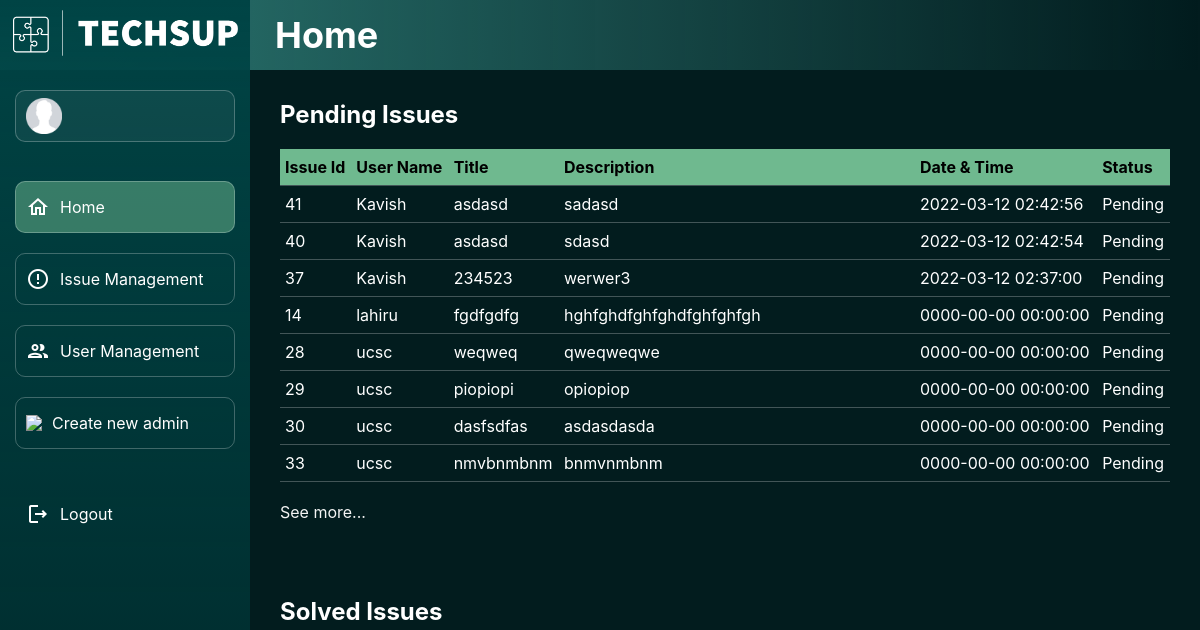
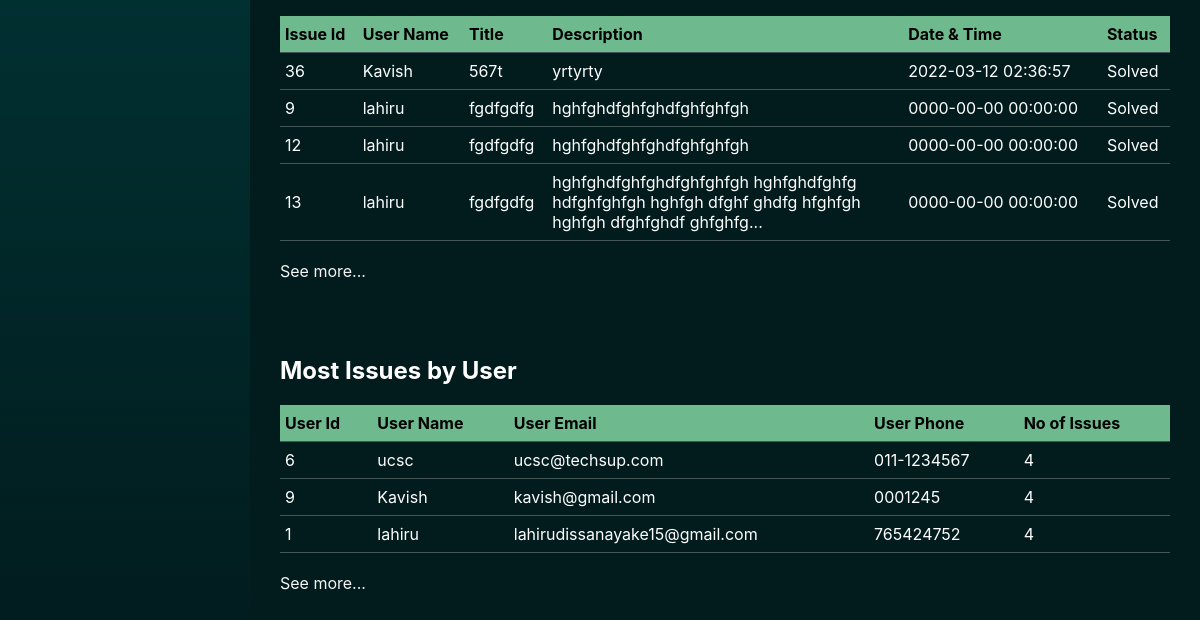
/admin/main/dashboard.php, run on an earlier commit of the app's database (2 pictures, top to bottom).
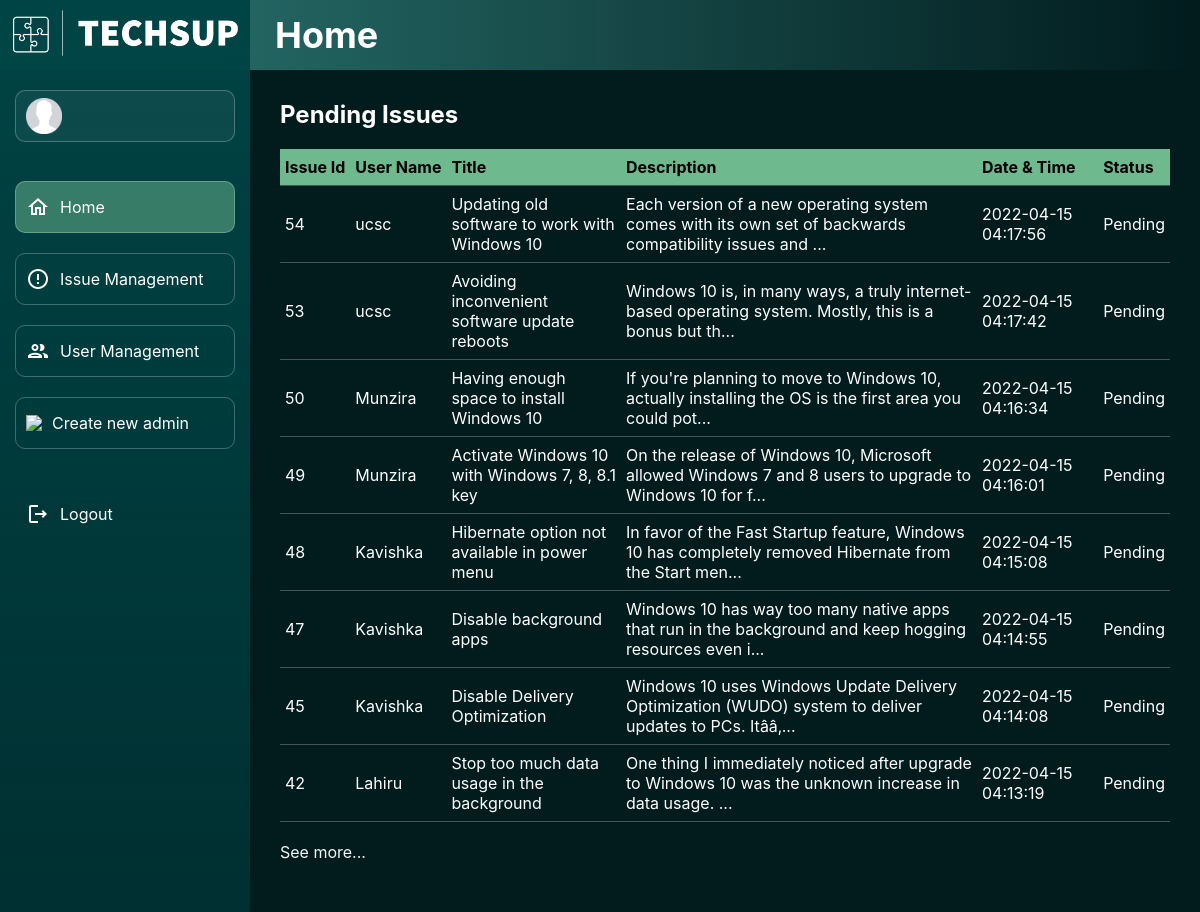
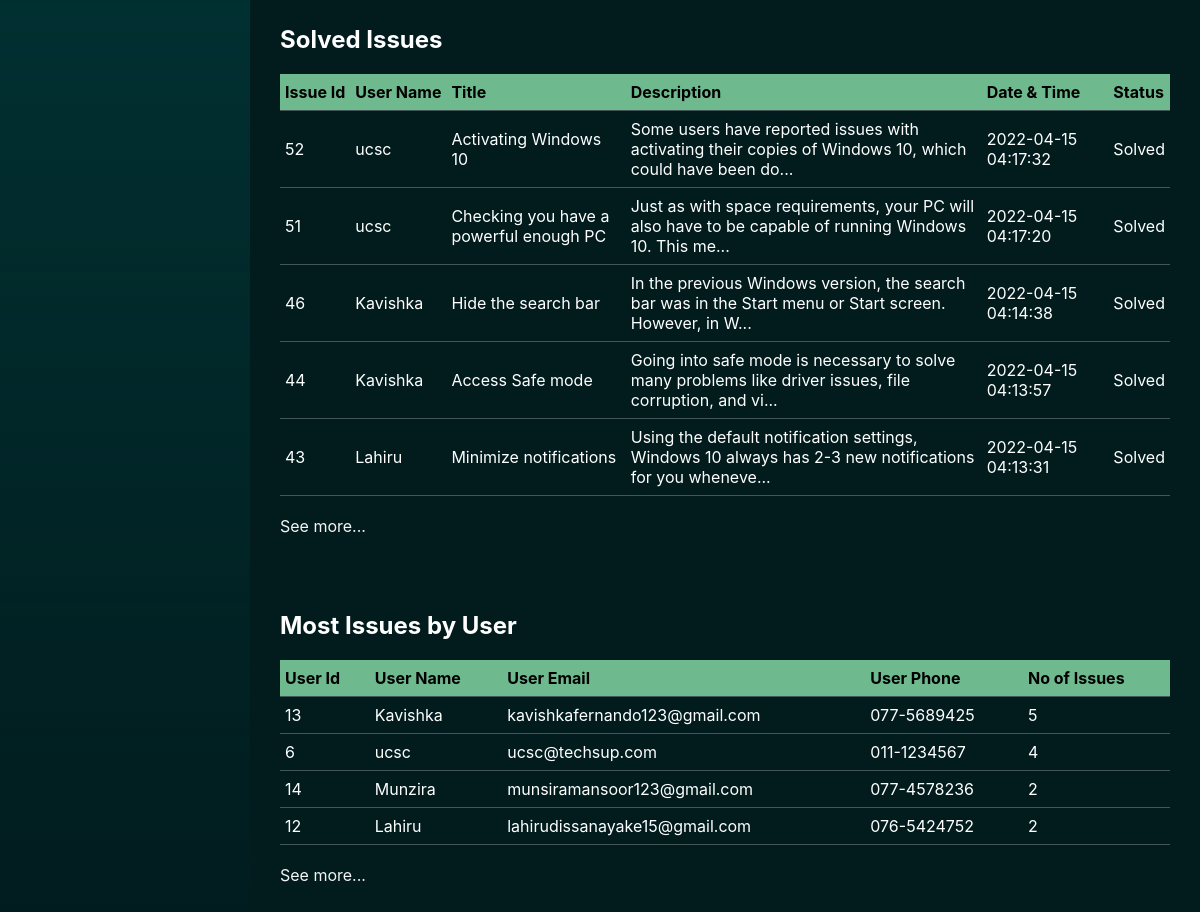
And on a later commit of the database (2 pictures, top to bottom).
### tables this page shows
CREATE TABLE IF NOT EXISTS `issue` (
  `issueId` int(5) NOT NULL AUTO_INCREMENT,
  `userId` int(5) DEFAULT NULL,
  `title` varchar(50) DEFAULT NULL,
  `description` varchar(500) DEFAULT NULL,
  `status` tinyint(1) DEFAULT NULL,
  `timestamp` timestamp NOT NULL,
  PRIMARY KEY (`issueId`),
  KEY `userId` (`userId`)
);

CREATE TABLE IF NOT EXISTS `user` (
  `userId` int(5) NOT NULL AUTO_INCREMENT,
  `userName` varchar(20) NOT NULL,
  `userEmail` varchar(50) NOT NULL,
  `userPhone` varchar(20) NOT NULL,
  `userPwd` varchar(100) NOT NULL,
  PRIMARY KEY (`userId`),
  UNIQUE KEY `userName` (`userName`),
  UNIQUE KEY `userEmail` (`userEmail`)
);

### includes/functions.inc.php (called while the page is built, shortened)
<?php
function adminPendingIssues($conn)
{
    $sql = "SELECT issueId, userName, title, description, timestamp, IF(status, 'Solved', 'Pending') status FROM issue, user WHERE issue.userId = user.userId AND status=false ORDER BY timestamp DESC LIMIT 10;";
    $result = mysqli_query($conn, $sql);
    if (mysqli_num_rows($result) > 0) {
        return $result;
        exit();
    } else {
        echo "<p class=\"success2\">There are no issues available!</p>";
        exit();
    }
}
function adminSolvedIssues($conn)
{
    $sql = "SELECT issueId, userName, title, description, timestamp, IF(status, 'Solved', 'Pending') status FROM issue, user WHERE issue.userId = user.userId AND status=true ORDER BY timestamp DESC LIMIT 10;";
    $result = mysqli_query($conn, $sql);
    if (mysqli_num_rows($result) > 0) {
        return $result;
        exit();
    } else {
        echo "<p class=\"success2\">There are no issues available!</p>";
        exit();
    }
}
function adminMostIssues($conn)
{
    $sql = "SELECT user.userId, userName, userEmail, userPhone, COUNT(issueId) FROM user, issue WHERE user.userId = issue.userId GROUP BY issue.userId ORDER BY COUNT(issueId) DESC LIMIT 10";
    $result = mysqli_query($conn, $sql);
    if (mysqli_num_rows($result) > 0) {
        return $result;
        exit();
    } else {
        echo "<p class=\"success2\">There are no users available!</p>";
        exit();
    }
}

### admin/main/dashboard.php (the view, shortened to what this page needs)
<?php
require_once('../../includes/dbh.inc.php');
require_once('../../includes/functions.inc.php');
?>
<!DOCTYPE html>
<html lang="en">
<head>
</head>
<body>
    <nav class="nav-h-back"></nav>
    <nav class="nav-h">
        <div class="heading">
            <h1>Home</h1>
        </div>
    </nav>
    <nav class="nav-v">
        <div class="logo">
            <a href="#">
                <img src="../../assets/techsup-logo-white.png" width="225px">
            </a>
        </div>
        <div class="menu">
            <div class="item profile">
                <img src="../../assets/profile.png" width="36px">
            </div>
            <div>
                <a href="#" class="disabled">
                    <div class="item click active">
                        <img src="../../assets/home-outline-white-24dp.png">
                        <span>Home</span>
                    </div>
                </a>
                <br>
                <a href="../issues/viewIssue.php">
                    <div class="item click">
                        <img src="../../assets/issue-outline-white-24dp.png">
                        <span>Issue Management</span>
                    </div>
                </a>
                <br>
                <a href="../users/viewUser.php">
                    <div class="item click">
                        <img src="../../assets/users-outline-white-24dp.png">
                        <span>User Management</span>
                    </div>
                </a>
                <br>
                <a href="register.php">
                    <div class="item click">
                        <img src="../../assets/addAdmin-outline-white-24dp">
                        <span>Create new admin</span>
                    </div>
                </a>
            </div>
            <a href="../../includes/adminLogout.inc.php">
                <div class="item logout">
                    <img src="../../assets/logout-outline-white-24dp.png">
                    <span>Logout</span>
                </div>
            </a>
        </div>
    </nav>
    <div class="body">
        <div class="adminPendingIssues">
            <h2>Pending Issues</h2>
            <table>
                <thead>
                    <tr>
                        <th class="thLeft">Issue Id</th>
                        <th class="thLeft">User Name</th>
                        <th class="thLeft">Title</th>
                        <th class="thLeft descr">Description</th>
                        <th class="thLeft">Date & Time</th>
                        <th class="thLeft">Status</th>
                    </tr>
                </thead>
                <tbody>
                    <?php
                    $result = adminPendingIssues($conn);
                    if ($result) {
                        while ($row = mysqli_fetch_assoc($result)) { ?>
                            <tr>
                                <td><?php echo $row['issueId']; ?></td>
                                <td><?php echo $row['userName']; ?></td>
                                <td><?php echo $row['title']; ?></td>
                                <td><?php if (strlen($row['description']) > 100) {
                                        echo substr($row['description'], 0, 100) . "...";
                                    } else {
                                        echo $row['description'];
                                    } ?></td>
                                <td><?php echo $row['timestamp']; ?></td>
                                <td><?php echo $row['status']; ?></td>
                            </tr>
                    <?php
                        }
                    }
                    ?>
                </tbody>
            </table>
            <br>
            <div class="seeMore">
                <a href="../issues/viewIssue.php">See more...</a>
            </div>
        </div>
        <div class="adminSolvedIssues topMargin">
            <h2>Solved Issues</h2>
            <table>
                <thead>
                    <tr>
                        <th class="thLeft">Issue Id</th>
                        <th class="thLeft">User Name</th>
                        <th class="thLeft">Title</th>
                        <th class="thLeft descr">Description</th>
                        <th class="thLeft">Date & Time</th>
                        <th class="thLeft">Status</th>
                    </tr>
                </thead>
                <tbody>
                    <?php
                    $result = adminSolvedIssues($conn);
                    if ($result) {
                        while ($row = mysqli_fetch_assoc($result)) { ?>
                            <tr>
                                <td><?php echo $row['issueId']; ?></td>
                                <td><?php echo $row['userName']; ?></td>
                                <td><?php echo $row['title']; ?></td>
                                <td><?php if (strlen($row['description']) > 100) {
                                        echo substr($row['description'], 0, 100) . "...";
                                    } else {
                                        echo $row['description'];
                                    } ?></td>
                                <td><?php echo $row['timestamp']; ?></td>
                                <td><?php echo $row['status']; ?></td>
                            </tr>
                    <?php
                        }
                    }
                    ?>
                </tbody>
            </table>
            <br>
            <div class="seeMore">
                <a href="../issues/viewIssue.php">See more...</a>
            </div>
        </div>
        <div class="mostIssues topMargin">
            <h2>Most Issues by User</h2>
            <table>
                <thead>
                    <tr>
                        <th class="thLeft">User Id</th>
                        <th class="thLeft">User Name</th>
                        <th class="thLeft">User Email</th>
                        <th class="thLeft">User Phone</th>
                        <th class="thLeft">No of Issues</th>
                    </tr>
                </thead>
                <tbody>
                    <?php
                    $result = adminMostIssues($conn);
                    if ($result) {
                        while ($row = mysqli_fetch_assoc($result)) { ?>
                            <tr>
                                <td><?php echo $row['userId']; ?></td>
                                <td><?php echo $row['userName']; ?></td>
                                <td><?php echo $row['userEmail']; ?></td>
                                <td><?php echo $row['userPhone']; ?></td>
                                <td><?php echo $row['COUNT(issueId)']; ?></td>
                            </tr>
                    <?php
                        }
                    }
                    ?>
                </tbody>
            </table>
            <br>
            <div class="seeMore">
                <a href="../users/viewUser.php">See more...</a>
            </div>
        </div>
    </div>
</body>
</html>

What changed in the data, as far as the page shows it:
removed issue: issueId "41", userId.userName "Kavish", title "asdasd", description "sadasd", timestamp "2022-03-12 02:42:56", status "Pending", shown under "Pending Issues"
removed issue: issueId "40", userId.userName "Kavish", title "asdasd", description "sdasd", timestamp "2022-03-12 02:42:54", status "Pending", shown under "Pending Issues"
removed issue: issueId "37", userId.userName "Kavish", title "234523", description "werwer3", timestamp "2022-03-12 02:37:00", status "Pending", shown under "Pending Issues"
removed issue: issueId "14", userId.userName "lahiru", title "fgdfgdfg", description "hghfghdfghfghdfghfghfgh", timestamp "0000-00-00 00:00:00", status "Pending", shown under "Pending Issues"
removed issue: issueId "28", userId.userName "ucsc", title "weqweq", description "qweqweqwe", timestamp "0000-00-00 00:00:00", status "Pending", shown under "Pending Issues"
removed issue: issueId "29", userId.userName "ucsc", title "piopiopi", description "opiopiop", timestamp "0000-00-00 00:00:00", status "Pending", shown under "Pending Issues"
removed issue: issueId "30", userId.userName "ucsc", title "dasfsdfas", description "asdasdasda", timestamp "0000-00-00 00:00:00", status "Pending", shown under "Pending Issues"
removed issue: issueId "33", userId.userName "ucsc", title "nmvbnmbnm", description "bnmvnmbnm", timestamp "0000-00-00 00:00:00", status "Pending", shown under "Pending Issues"
removed issue: issueId "36", userId.userName "Kavish", title "567t", description "yrtyrty", timestamp "2022-03-12 02:36:57", status "Solved", shown under "Solved Issues"
removed issue: issueId "9", userId.userName "lahiru", title "fgdfgdfg", description "hghfghdfghfghdfghfghfgh", timestamp "0000-00-00 00:00:00", status "Solved", shown under "Solved Issues"
removed issue: issueId "12", userId.userName "lahiru", title "fgdfgdfg", description "hghfghdfghfghdfghfghfgh", timestamp "0000-00-00 00:00:00", status "Solved", shown under "Solved Issues"
removed issue: issueId "13", userId.userName "lahiru", title "fgdfgdfg", description "hghfghdfghfghdfghfghfgh hghfghdfghfg hdfghfghfgh hghfgh dfghf ghdfg hfghfgh hghfgh dfghfghdf ghfghfg", timestamp "0000-00-00 00:00:00", status "Solved", shown under "Solved Issues"
removed user: userId "9", userName "Kavish", userEmail "kavish@gmail.com", userPhone "0001245", COUNT "4"
removed user: userId "1", userName "lahiru", userEmail "lahirudissanayake15@gmail.com", userPhone "765424752", COUNT "4"
added issue: issueId "54", userId.userName "ucsc", title "Updating old software to work with Windows 10", description "Each version of a new operating system comes with its own set of backwards compatibility issues and", timestamp "2022-04-15 04:17:56", status "Pending", shown under "Pending Issues"
added issue: issueId "53", userId.userName "ucsc", title "Avoiding inconvenient software update reboots", description "Windows 10 is, in many ways, a truly internet-based operating system. Mostly, this is a bonus but th", timestamp "2022-04-15 04:17:42", status "Pending", shown under "Pending Issues"
added issue: issueId "50", userId.userName "Munzira", title "Having enough space to install Windows 10", description "If you're planning to move to Windows 10, actually installing the OS is the first area you could pot", timestamp "2022-04-15 04:16:34", status "Pending", shown under "Pending Issues"
added issue: issueId "49", userId.userName "Munzira", title "Activate Windows 10 with Windows 7, 8, 8.1 key", description "On the release of Windows 10, Microsoft allowed Windows 7 and 8 users to upgrade to Windows 10 for f", timestamp "2022-04-15 04:16:01", status "Pending", shown under "Pending Issues"
added issue: issueId "48", userId.userName "Kavishka", title "Hibernate option not available in power menu", description "In favor of the Fast Startup feature, Windows 10 has completely removed Hibernate from the Start men", timestamp "2022-04-15 04:15:08", status "Pending", shown under "Pending Issues"
added issue: issueId "47", userId.userName "Kavishka", title "Disable background apps", description "Windows 10 has way too many native apps that run in the background and keep hogging resources even i", timestamp "2022-04-15 04:14:55", status "Pending", shown under "Pending Issues"
added issue: issueId "45", userId.userName "Kavishka", title "Disable Delivery Optimization", description "Windows 10 uses Windows Update Delivery Optimization (WUDO) system to deliver updates to PCs. Itââ‚", timestamp "2022-04-15 04:14:08", status "Pending", shown under "Pending Issues"
added issue: issueId "42", userId.userName "Lahiru", title "Stop too much data usage in the background", description "One thing I immediately noticed after upgrade to Windows 10 was the unknown increase in data usage.", timestamp "2022-04-15 04:13:19", status "Pending", shown under "Pending Issues"
added issue: issueId "52", userId.userName "ucsc", title "Activating Windows 10", description "Some users have reported issues with activating their copies of Windows 10, which could have been do", timestamp "2022-04-15 04:17:32", status "Solved", shown under "Solved Issues"
added issue: issueId "51", userId.userName "ucsc", title "Checking you have a powerful enough PC", description "Just as with space requirements, your PC will also have to be capable of running Windows 10. This me", timestamp "2022-04-15 04:17:20", status "Solved", shown under "Solved Issues"
added issue: issueId "46", userId.userName "Kavishka", title "Hide the search bar", description "In the previous Windows version, the search bar was in the Start menu or Start screen. However, in W", timestamp "2022-04-15 04:14:38", status "Solved", shown under "Solved Issues"
added issue: issueId "44", userId.userName "Kavishka", title "Access Safe mode", description "Going into safe mode is necessary to solve many problems like driver issues, file corruption, and vi", timestamp "2022-04-15 04:13:57", status "Solved", shown under "Solved Issues"
added issue: issueId "43", userId.userName "Lahiru", title "Minimize notifications", description "Using the default notification settings, Windows 10 always has 2-3 new notifications for you wheneve", timestamp "2022-04-15 04:13:31", status "Solved", shown under "Solved Issues"
added user: userId "13", userName "Kavishka", userEmail "kavishkafernando123@gmail.com", userPhone "077-5689425", COUNT "5"
added user: userId "14", userName "Munzira", userEmail "munsiramansoor123@gmail.com", userPhone "077-4578236", COUNT "2"
added user: userId "12", userName "Lahiru", userEmail "lahirudissanayake15@gmail.com", userPhone "076-5424752", COUNT "2"
